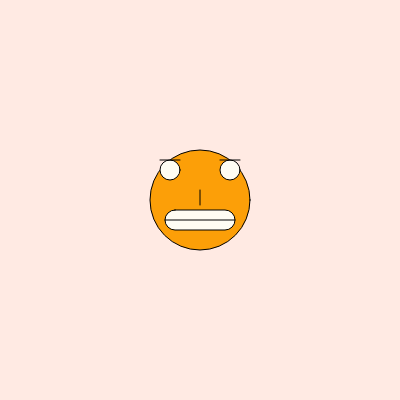
Frame 1 (no input)
Frame 60 (no input): identical to frame 1, image omitted
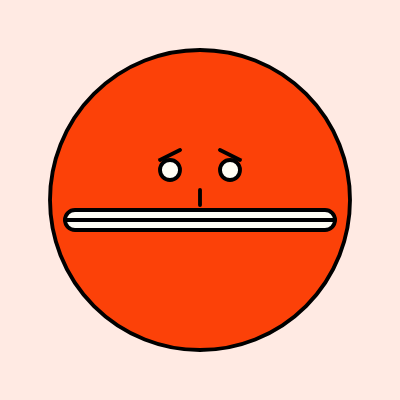
Frame 120 (the mouse pressed at the canvas centre since frame 60)

The p5.js sketch that drew these frames (run headless with seeded random() and noise() and a simulated clock; from frame 60 on, the mouse is pressed at the canvas centre):

// p5.js sketch
// ── sketch.js
let x=400
let y =400
let recW
let recH = 20
let faceColor = [252, 159, 8]
let madEyebrows = false;;
function setup() {
  createCanvas(x, y);
}

function draw() {
  background(255, 234, 227);
  recW= 70+mouseX
  fill(faceColor);
  circle(x/2,y/2, 100+mouseX,)
  fill(255,253,243)
  rect((x/2)-(recW/2),(y/2)+10,recW,recH,20)
  line((x/2)-(recW/2),(y/2)+20,(x/2)+(recW/2),(y/2)+20)
  circle (x/2-30,y/2-30,20)
    circle (x/2+30,y/2-30,20)
  if (madEyebrows) {
    // Mad eyebrows
    line(x / 2 - 40, y / 2 - 40, x / 2 - 20, y / 2 - 50); // Left eyebrow
    line(x / 2 + 20, y / 2 - 50, x / 2 + 40, y / 2 - 40); // Right eyebrow
  } else {
    // neutral eyebrows
    line(x / 2 - 40, y / 2 - 40, x / 2 - 20, y / 2 - 40); // Left eyebrow
    line(x / 2 + 20, y / 2 - 40, x / 2 + 40, y / 2 - 40); // Right eyebrow
  }
  line(x/2,y/2-10,x/2,y/2+5);
}

function mousePressed(){
  faceColor = [252, 65, 8]; //red
  strokeWeight(random(1,5));
  madEyebrows = true;

}
function mouseReleased() {
  faceColor = [252, 159, 8];
  strokeWeight(1)
  madEyebrows= false;
 // I drew a baby turning into an old man but while I was working in PJ5s I //instead of had fun playing with my faces emotions. While
//pressing the mouse the eyebrows change to uncertain but face turns red. //Making the eyebrows a variable was new to me. It would be
//fun if it was possible to make a more freeform head shape with changed //with your curser movement.
}
